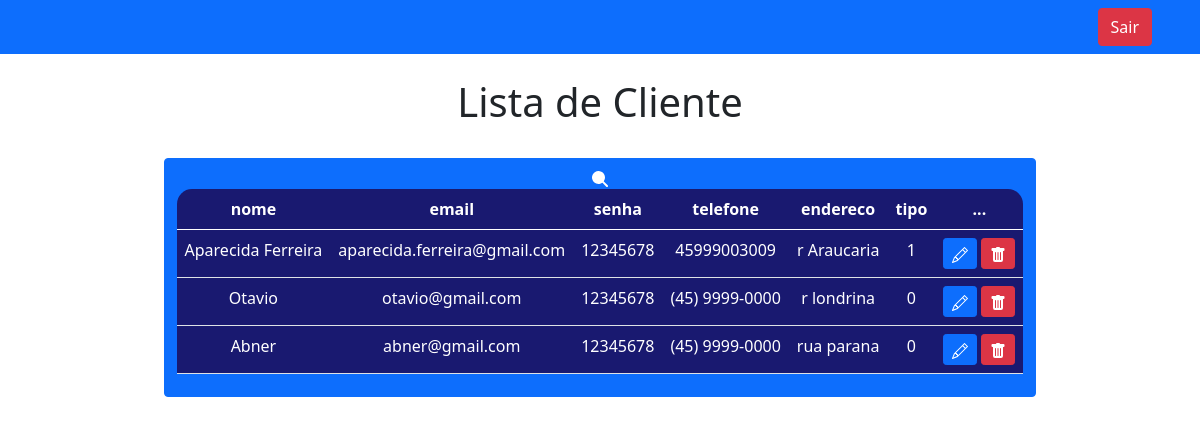
The app's page /lista_de_clientes.php with its own data.
### tables this page shows
CREATE TABLE `usuarios` (
  `id` int(11) NOT NULL,
  `nome` varchar(100) NOT NULL,
  `email` varchar(100) NOT NULL,
  `senha` varchar(255) NOT NULL,
  `telefone` varchar(20) DEFAULT NULL,
  `endereco` text DEFAULT NULL,
  `tipo` int(1) NOT NULL
);

### lista_de_clientes.php (the view, shortened to what this page needs)
<?php
include_once('config.php');
$searchTerm = isset($_GET['search']) ? $_GET['search'] : '';
$sql = "SELECT nome, email, senha, telefone, endereco, tipo
        FROM usuarios
        WHERE nome LIKE '%$searchTerm%'
        OR email LIKE '%$searchTerm%'";
$result = $conexao->query($sql);
?>
<!DOCTYPE html>
<html lang="pt-br">
<head>
    <link href="https://cdn.jsdelivr.net/npm/bootstrap@5.0.2/dist/css/bootstrap.min.css" rel="stylesheet">
</head>
<body>
<nav class="navbar navbar-expand-lg navbar-dark bg-primary">
    <div class="d-flex">
        <a href="sair.php" class="btn btn-danger me-5">Sair</a>
    </div>
</nav>
<br>
<?php
echo "<h1>Lista de Cliente</h1>";
?>
<br>
<div class="box-search">
    <button onclick="searchData()" class="btn btn-primary">
        <svg xmlns="http://www.w3.org/2000/svg" width="16" height="16" fill="currentColor" class="bi bi-search" viewBox="0 0 16 16">
            <path d="M11.742 10.344a6.5 6.5 0 1 0-1.397 1.398h-.001c.03.04.062.078.098.115l3.85 3.85a1 1 0 0 0 1.415-1.414l-3.85-3.85a1.007 1.007 0 0 0-.115-.1zM12 6
            </svg>
        </button>
    </div>
    <div class="m-5">
        <table class="table text-white table-bg">
            <thead>
                <tr>
                    <th scope="col">nome</th>
                    <th scope="col">email</th>
                    <th scope="col">senha</th>
                    <th scope="col">telefone</th>
                    <th scope="col">endereco</th>
                    <th scope="col">tipo</th>
                    <th scope="col">...</th>
                </tr>
            </thead>
            <tbody>
                <?php
                    while($user_data = mysqli_fetch_assoc($result)) {
                        echo "<tr>";
                        echo "<td>".$user_data['nome']."</td>";
                        echo "<td>".$user_data['email']."</td>";
                        echo "<td>".$user_data['senha']."</td>";
                        echo "<td>".$user_data['telefone']."</td>";
                        echo "<td>".$user_data['endereco']."</td>";
                        echo "<td>".$user_data['tipo']."</td>";
                        echo "<td>
                        <a class='btn btn-sm btn-primary' href='edit.php?email=$user_data[email]' title='Editar'>
                            <svg xmlns='http://www.w3.org/2000/svg' width='16' height='16' fill='currentColor' class='bi bi-pencil' viewBox='0 0 16 16'>
                                <path d='M12.146.146a.5.5 0 0 1 .708 0l3 3a.5.5 0 0 1 0 .708l-10 10a.5.5 0 0 1-.168.11l-5 2a.5.5 0 0 1-.65-.65l2-5a.5.5 0 0 1 .11-.168l10-10zM11.207 2.5 13.5 4.793 14.793 3.5 12.5 1.207 11.207 2.5zm1.586 3L10.5 3.207 4 9.707V10h.5a.5.5 0 0 1 .5.5v.5h.5a.5.5 0 0 1 .5.5v.5h.293l6.5-6.5zm-9.761 5.175-.106.106-1.528 3.821 3.821-1.528.106-.106A.5.5 0 0 1 5 12.5V12h-.5a.5.5 0 0 1-.5-.5V11h-.5a.5.5 0 0 1-.468-.325z'/>
                            </svg>
                            </a>
                            <a class='btn btn-sm btn-danger' href='delete.php?email=$user_data[email]' title='Deletar'>
                                <svg xmlns='http://www.w3.org/2000/svg' width='16' height='16' fill='currentColor' class='bi bi-trash-fill' viewBox='0 0 16 16'>
                                    <path d='M2.5 1a1 1 0 0 0-1 1v1a1 1 0 0 0 1 1H3v9a2 2 0 0 0 2 2h6a2 2 0 0 0 2-2V4h.5a1 1 0 0 0 1-1V2a1 1 0 0 0-1-1H10a1 1 0 0 0-1-1H7a1 1 0 0 0-1 1H2.5zm3 4a.5.5 0 0 1 .5.5v7a.5.5 0 0 1-1 0v-7a.5.5 0 0 1 .5-.5zM8 5a.5.5 0 0 1 .5.5v7a.5.5 0 0 1-1 0v-7A.5.5 0 0 1 8 5zm3 .5v7a.5.5 0 0 1-1 0v-7a.5.5 0 0 1 1 0z'/>
                                </svg>
                            </a>
                            </td>";
                        echo "</tr>";
                    }
                    ?>
            </tbody>
        </table>
    </div>
</body>
</html>

### lista_de_clientes.php (style rules this page uses)
body { background: url(peixe.jpeg); background-repeat: no-repeat; background-size: cover; color: black 0.6; text-align: center; }
.table-bg { background-color: #191970; border-radius: 15px 15px 0 0; }
.box-search { display: flex; justify-content: center; gap: 0.1%; }

### records on screen
usuarios: nome "Aparecida Ferreira", email "aparecida.ferreira@gmail.com", senha "12345678", telefone "45999003009", endereco "r Araucaria", tipo "1"
usuarios: nome "Otavio", email "otavio@gmail.com", senha "12345678", telefone "(45) 9999-0000", endereco "r londrina", tipo "0"
usuarios: nome "Abner", email "abner@gmail.com", senha "12345678", telefone "(45) 9999-0000", endereco "rua parana", tipo "0"
